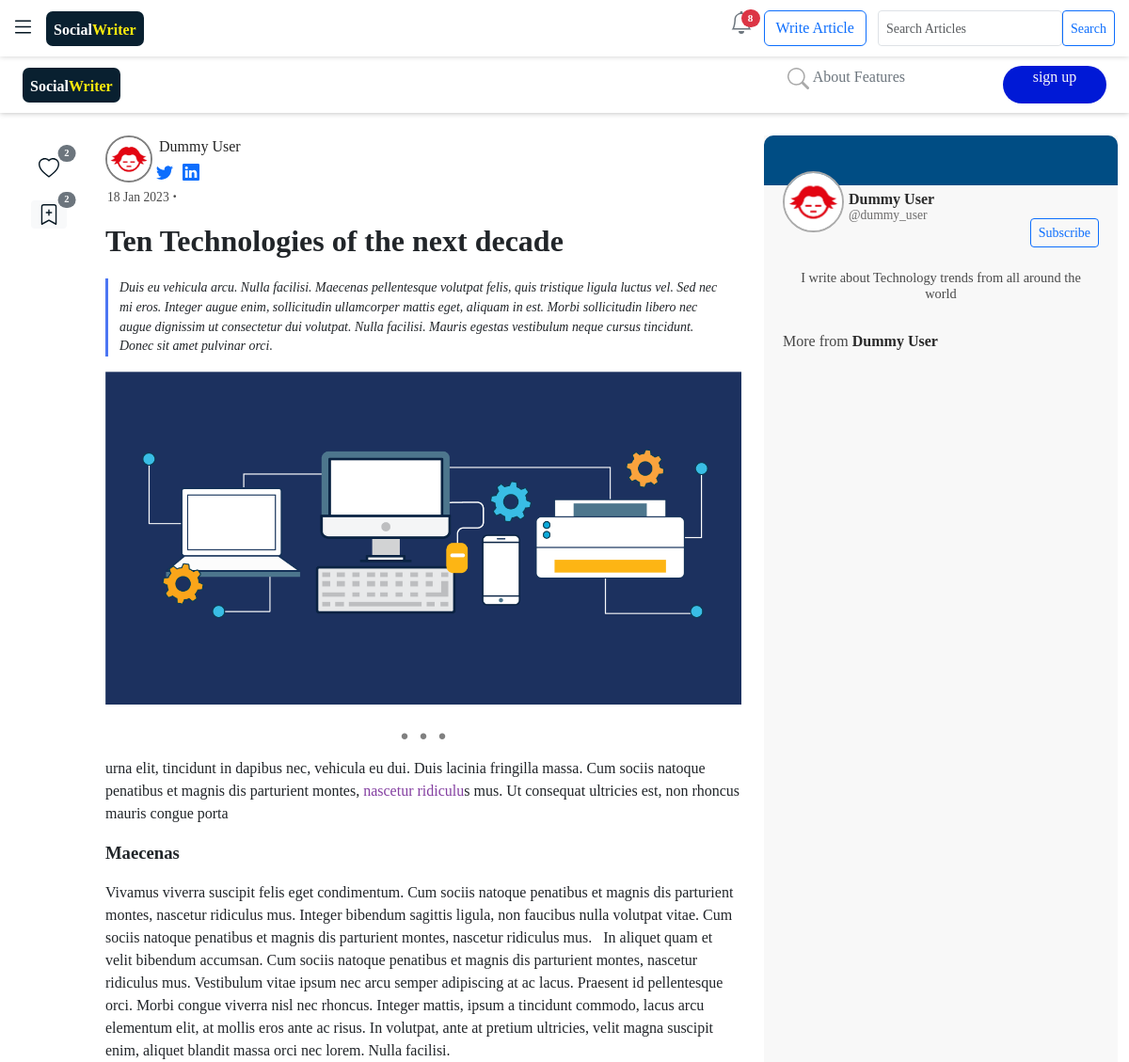
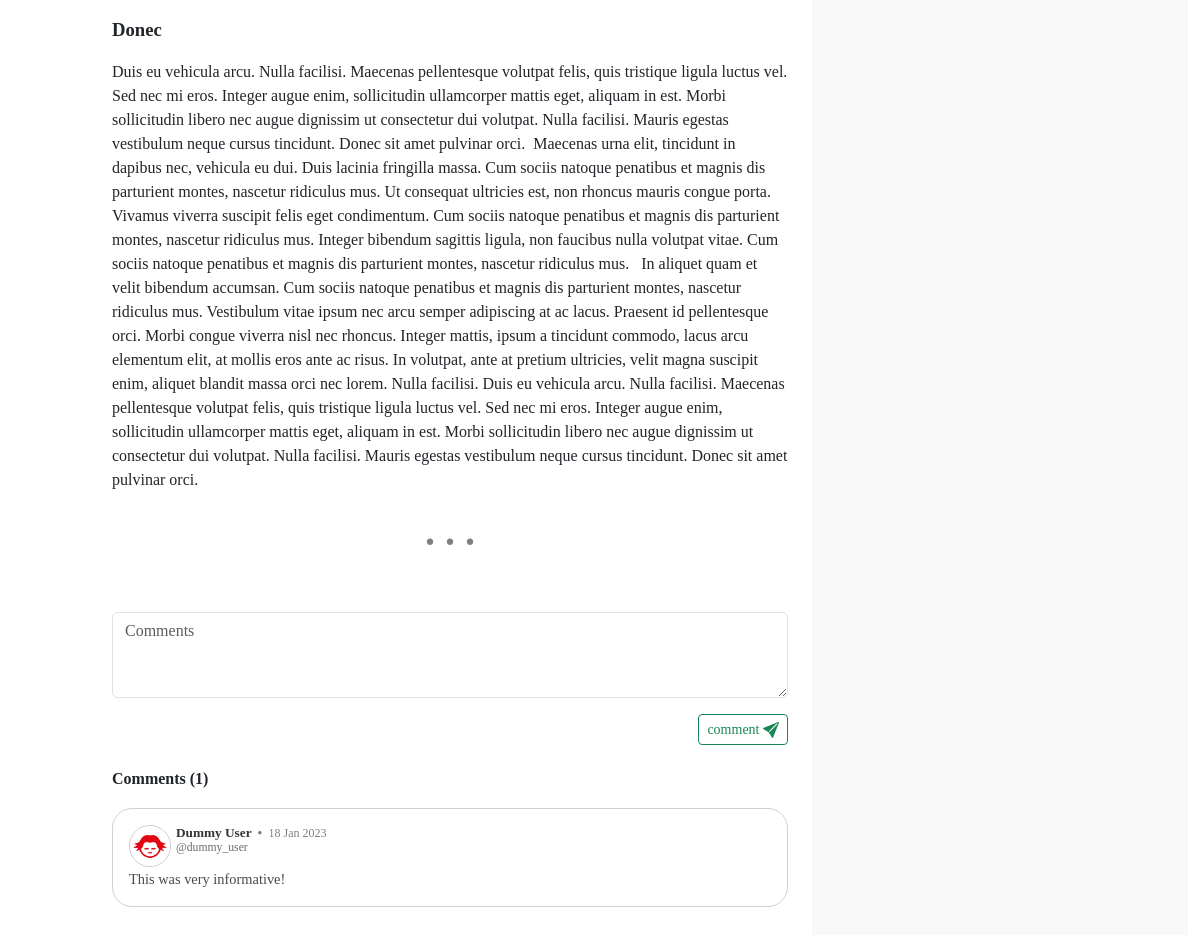
The page /read/3/ (signed in) on the database its author committed (2 pictures, top to bottom).
### blogyapp/models.py (models this page shows, shortened)
class Entry(models.Model):
    profile = models.ForeignKey(Profile, on_delete=models.CASCADE , blank=True , null=True) # Entry attached to a specific profile
    thumbnail = models.ImageField(upload_to="blogyapp/images/articles_img", blank=True , null=True)
    uploaded = models.BooleanField(default=False)
    entry_title = models.TextField()
    introduction = models.TextField()
    text = HTMLField()
    date_added = models.DateTimeField(auto_now_add=True)
    popularity = models.IntegerField(default=0)
    likes = models.IntegerField(default=0)  # number of likes for each Article
    bookmarks = models.IntegerField(default=0)  # number of bookmarks for each Article ...
    class Meta:
        verbose_name_plural = 'entries'

class Comments(models.Model):
    profile = models.ForeignKey(Profile,on_delete=models.CASCADE, null=True)
    entry = models.ForeignKey(Entry, on_delete=models.CASCADE,related_name="entry" )
    date_created = models.DateTimeField(auto_now_add =True)
    comment = models.CharField(max_length=200 ,null=True, blank=True )
    class Meta:
        verbose_name_plural = 'comments'

### users/models.py (models this page shows, shortened)
class Profile(models.Model):
    name = models.OneToOneField(User, on_delete=models.CASCADE ,default=1 ) # this has the username inside
    bio = models.CharField(max_length=150,blank=True, default="Hey There I'm using SocialWriter ")
    avatar = models.ImageField(null=True, upload_to="blogyapp/images/profiles_img", default="default.jpg")
    following = models.ManyToManyField(User,related_name="following", blank=True)
    followers = models.IntegerField(default=0)
    date_created = models.DateTimeField(auto_now=True)
    liked_articles = models.ManyToManyField("blogyapp.Entry",related_name="liked_articles", blank=True)
    bookmarked_articles = models.ManyToManyField("blogyapp.Entry",related_name="bookmarked_articles", blank=True)
    twitter_link = models.URLField(blank=True, null=True)
    linkedin_link = models.URLField(blank=True, null=True)
    personal_link = models.URLField(blank=True, null=True)
    class Meta:
        ordering = ["-date_created"]

### blogyapp/views.py (the view, shortened to what this page needs)
# urls.py: path('read/<int:read_id>/',views.read, name = "read"),
def read(request, read_id):
    if request.user.is_authenticated:
        my_profile = Profile.objects.get(name =request.user)
        followings = my_profile.following.all()
        entry = Entry.objects.get(id=read_id)
        comments = Comments.objects.filter( entry = entry).order_by("-date_created")
        popularity = entry.popularity
        if request.method != 'POST':
            form = CommentsForm()
        context = {"entry": entry,
                   "form":form  ,
                   "comments":comments ,
                   "followings":followings,
                   "my_profile":my_profile}
        return render(request, "blogyapp/read.html", context)

### blogyapp/templates/blogyapp/read.html (shortened to what this page needs)
{% extends "blogyapp/base.html" %}
{% load bootstrap5 %}
{% load static %}
{% load read-time %}
{% block content %}
<nav class="navbar navbar-dark " style="height: 60px;box-shadow: 0 0 6px rgb(182, 182, 182); ">
    <div class="container-fluid" style="width: 98%;">
      <div style="display: flex">
      <span class="d-flex justify-content-center" style="padding-top: 5px;background-color: #092030;border-radius: 7px;">
        <a style="text-decoration: none;font-size:1rem;font-weight:600;margin: 3px 8px 5px 8px;" href="{% url 'blogyapp:home1' %}">
        <span style="color:white">Social</span><span style="color:rgb(250, 235, 13)">Writer</span>
      </a>
      </span>
      </div>
      <div class = "search" >
        <div style="display: flex;">
          <form class="d-flex" role="search">
            <a id="search_icon" onclick="searchbar_home()" class="nav-link" href="#">
            </a>
          </form>
        <a class="nav-link text-secondary" href="#">About</a>
          <a style="margin-right: 100px;" class="nav-link  text-secondary" href="#">Features</a>
        <a href="{% url 'users:register' %}" style="width: 110px;height:40px;font-size:1rem;background-color: #0019d6;" class="btn  btn-sm rounded-pill nav-link text-light"> sign up</a>
        </div>
      </div>
    </div>
  </nav>
{% if entry.uploaded is True %}
<br>
<div id="read_container" class="container-fluid" style="width:100%">
    <div class="row">
        <div class="reactions col-lg-1 d-none d-lg-block">
            <div class="position-fixed">
                <div class="like" style="margin-top: 0.5cm;margin-left:0.55cm">
                    <form action="{% url 'blogyapp:like_unlike' entry.id %}" method='post'>
                        {% if entry in my_profile.liked_articles.all %}
                        <button style="border: none ;" href="#" class="btn btn-outline-danger btn-sm position-relative" name="submit">
                            <svg xmlns="http://www.w3.org/2000/svg" width="22" height="22" fill="currentColor" class="bi bi-heart-fill" viewBox="0 0 16 16">
                                <path fill-rule="evenodd" d="M8 1.314C12.438-3.248 23.534 4.735 8 15-7.534 4.736 3.562-3.248 8 1.314z"/>
                              </svg>
                              <span class="position-absolute top-0 start-100 translate-middle badge rounded-pill bg-secondary">
                                {{entry.likes}}
                                <span class="visually-hidden">unread messages</span>
                              </span>
                             </button>
                        {% else %}
                        <button style= "color: #051622;border:none;" href="#" class="btn btn-outline-light btn-sm position-relative" name="submit">
                        <span class="position-absolute top-0 start-100 translate-middle badge rounded-pill bg-secondary">
                            {{entry.likes}}
                          </span>
                    </button>
                        {% endif %}
                    </form>
                </div>
                <div class="bookmark"  style="margin-top: 0.5cm;margin-left:0.55cm">
                    <form action="{% url 'blogyapp:bookmark' entry.id %}" method='post'>
                        {% if entry in my_profile.bookmarked_articles.all %}
                        <button style="border: none;" href="#" class="btn btn-outline-success btn-sm position-relative" name="submit">
                            <svg xmlns="http://www.w3.org/2000/svg" width="22" height="22" fill="currentColor" class="bi bi-bookmark-plus-fill" viewBox="0 0 16 16">
                                <path fill-rule="evenodd" d="M2 15.5V2a2 2 0 0 1 2-2h8a2 2 0 0 1 2 2v13.5a.5.5 0 0 1-.74.439L8 13.069l-5.26 2.87A.5.5 0 0 1 2 15.5zm6.5-11a.5.5 0 0 0-1 0V6H6a.5.5 0 0 0 0 1h1.5v1.5a.5.5 0 0 0 1 0V7H10a.5.5 0 0 0 0-1H8.5V4.5z"/>
                              </svg>
                              <span class="position-absolute top-0 start-100 translate-middle badge rounded-pill bg-secondary">
                                {{entry.bookmarks}}
                                <span class="visually-hidden">unread messages</span>
                              </span>
                             </button>
                        {% else %}
                        <button style= "color: #051622;border:none" href="#" class="btn btn-light btn-sm position-relative" name="submit">
                              <span class="position-absolute top-0 start-100 translate-middle badge rounded-pill bg-secondary">
                                {{entry.bookmarks}}
                              </span>
                             </button>
                        {% endif %}
                    </form>
                </div>
            </div>
        </div>
        <div class="col-md-7  ">
              <div class="d-flex" >
                    <div class="position-relative"  >
                      <img style="height: 50px; width:50px;border-radius:50%;border: gray 2px solid;" src="{{entry.profile.avatar.url}}"  class="img-flex"  alt="">
                    </div>
                    <div class="col">
                    <div class="row">
                        <a href="{% url 'blogyapp:profile_detail' entry.profile.id %}" style="margin-left: 3px;color:rgb(36, 36, 36);margin-bottom: 2px;">{{entry.profile.name.get_full_name}}</a>
                    </div>
                    <div class="row">
                        <div class="col-12">
                            <div class=" d-flex  ">
                                {% if entry.profile.twitter_link %}
                                    <div style="margin-right: 10px;">
                                        <a href="{{entry.profile.twitter_link}}">
                                        </a>
                                    </div>
                                {% endif %}
                                {% if entry.profile.linkedin_link %}
                                    <div style="margin-right: 10px;">
                                        <a href="{{entry.profile.linkedin_link}}">
                                        </a>
                                    </div>
                            {% endif %}
                            </div>
                        </div>
                    </div>
                </div>
                </div>
                <div class="row">
                    <div class="col">
                      <p style="font-size: 0.85rem;color:rgb(74, 74, 74);margin-left: 2px;margin-top: 3px;"> {{entry.date_added|date:" d M Y"}} <span style="font-weight:700;font-size:larger">  &centerdot; </span> {{entry.text|safe|readtime}}</p>
                    </div>
                  </div>
                  <h2 style="font-weight: 700;margin-bottom: 20px;">
                    {{entry.entry_title}}
                </h2>
                    <div class="postIntro" >
                        <div class="container-fluid">
                            <p style="font-size: 0.87rem;">{{entry.introduction}}</p>
                        </div>
                    </div>
                  <div class="row">
                    <div class = "crop col-12">
                        <img style="width: 100% ;" class="img-fluid" src= "{{entry.thumbnail.url}}" >
                    </div>
                </div>
                <div >
                    <center> <h1> <strong style="color: gray;"> . . .</strong></h1></center>
                    <p class = "entry_text" style="font-size: 0.9rem; margin-bottom: 0cm !important; background-color: #ffffff00;" >
                    {{entry.text|safe}}
                    </p>
                </div>
            <center> <h1> <strong style="color: gray;"> . . .</strong></h1></center>
                <br>
            <section class="comment-section" id="comments">
            <form  method='POST' action="{% url 'blogyapp:read' entry.id %}"  style="border-radius: 20px !important;">
                {% bootstrap_form form%}
                <div class="d-flex justify-content-end">
                    <div>
                {% buttons %}
                {% if user.is_authenticated %}
                <button class="btn btn-outline-success btn-sm" type="submit">comment </button>
                    {% endif %}
                {% endbuttons %}
            </div>
            </div>
            </form>
            <br>
        <div  id="recent_comments" style="margin-bottom: 30px;display: block;">
         <h6 style="margin-bottom: 20px;"><strong>   Comments  ({{comments.count}}) </strong>    </h6>
            {% for c in comments%}
                {% if forloop.counter < 5 %}
                <div class="comments card card-body" style="margin-bottom: 10px !important;">
                    <div class="d-flex " style="margin-bottom: 2px !important;">
                        <img class="avatar-home" src="{{entry.profile.avatar.url}}">
                        <span style="font-size: 0.9rem;margin-left: 5px;">
                            <h6 style="margin-bottom: 0cm;margin-top: 0cm;font-size: 0.83rem;color: rgb(53, 53, 53);font-weight: 600;" >{{entry.profile.name.get_full_name}}  <span style="color: gray;margin: 0px 3px 0px 3px"> &bull; </span>  <span style="font-weight: 400;font-size:0.75rem;color:gray"> {{c.date_created|date:"d M Y"}}</span> </h6>
                            <h6 style="margin-bottom: 0cm;margin-top: 0cm;font-size: 0.73rem;color: rgb(109, 108, 108);"> @{{entry.profile.name}} </h6>
                        </span>
                    </div>
                    <p style="font-size: 0.9rem;color:rgb(73, 73, 73);margin:0cm;"> {{c.comment}}</p>
                </div>
                {% endif %}
                 {% empty %}
                <center>
                    <img style="width: 45%;" class="img-fluid" src="{% static 'blogyapp/images/undraw_no_data_re_kwbl.svg' %}" alt="">
                    <br>
                </center>
            {% endfor %}
        </div>
        </div>
        <div class="col-md-5 col-lg-4 ">
        <div style="  background-color: #f2f2f287;height: 100%;">
            <div class="position-relative" style="background-color:#004d84;height: 1.4cm;border-radius: 10px 10px 0px 0px;">
                <div class="d-flex " style="margin-bottom: 5px;padding-top: 38px;padding-left: 20px;">
                    <img class="avatar-read" src="{{entry.profile.avatar.url}}">
                    <span style="margin-left: 5px;padding-top:20px;">
                        <h6 style="margin-bottom: 0cm;margin-top: 0cm;font-size: 1rem;color: rgb(44, 44, 44);font-weight: 600;" >{{entry.profile.name.get_full_name}}</h6>
                        <h6 style="margin-bottom: 0cm;margin-top: 0cm;font-size: 0.85rem;color: rgb(109, 108, 108);"> @{{entry.profile.name}} </h6>
                    </span>
                </div>
            </div>
                <div class="d-flex justify-content-end " >
                    <div class="d-none d-sm-block " style="padding-top: 35px;margin-right: 20px;" >
                        <form action="{% url 'blogyapp:follow_unfollow' entry.profile.id %}" method='post'>
                            {% if entry.profile.name in followings %}
                            <a href="#" class="btn btn-outline-danger btn-sm " name="submit" >Unsubscribe</a>
                            {% elif request.user == entry.profile.name %}
                            <a href="{% url 'blogyapp:edit_profile' entry.profile.id %}" class="btn btn-outline-primary btn-sm"> Edit Profile </a>
                            {% else %}
                            <a href="#" class="btn btn-outline-primary btn-sm" name="submit">Subscribe</a>
                            {% endif %}
                            <br>
                            <br>
                        </form>
                    </div>
                    <br>
                </div>
            <center>
            <div class="d-none d-sm-block" >
                <h6  style="color:rgb(74, 74, 74);font-size: 0.9rem; width: 85%;"> {{entry.profile.bio}}</h6>
            </div>
            </center>
            <br>
            <div style="margin-left: 20px;margin-right: 20px;">
                <h6 style="color: #464646;"> More from <span style="font-weight: 600;color: #292929;"> {{ entry.profile.name.get_full_name }} </span>  </h6>
            </div>
        </div>
        </div>
    </div>
</div>
{% endif %}
{% endblock %}

### rows shown on the page
Entry: likes "2", bookmarks "2", profile.avatar (picture), profile.name.get_full_name "Dummy User", date_added "18 Jan 2023", entry_title "Ten Technologies of the next decade", introduction "Duis eu vehicula arcu. Nulla facilisi. Maecenas pellentesque volutpat felis, quis tristique ligula luctus vel. Sed nec mi eros. Integer augue enim, sollicitudin ullamcorper mattis eget, aliquam in est. Morbi sollicitudin libero nec augue dignissim ut consectetur dui volutpat. Nulla facilisi. Mauris egestas vestibulum neque cursus tincidunt. Donec sit amet pulvinar orci.", thumbnail (picture), text "urna elit, tincidunt in dapibus nec, vehicula eu dui. Duis lacinia fringilla massa. Cum sociis natoque penatibus et magnis dis parturient montes, nascetur ridiculu s mus. Ut consequat ultricies est, non rhoncus mauris congue porta Maecenas Vivamus viverra suscipit felis eget condimentum. Cum sociis natoque penatibus et magnis dis parturient montes, nascetur ridiculus mus. Integer bibendum sagittis ligula, non faucibus nulla volutpat vitae. Cum sociis natoque penatibus et magnis dis parturient montes, nascetur ridiculus mus. In aliquet quam et velit bibendum accumsan. Cum sociis natoque penatibus et magnis dis parturient montes, nascetur ridiculus mus. Vestibulum vitae ipsum nec arcu semper…", profile.name "dummy_user", profile.bio "I write about Technology trends from all around the world"
Comments: profile.avatar (picture), date_created "18 Jan 2023", comment "This was very informative!"

### other values the page prints
{{ all_notifications.count }} "8"
{{ comments.count }} "1"
